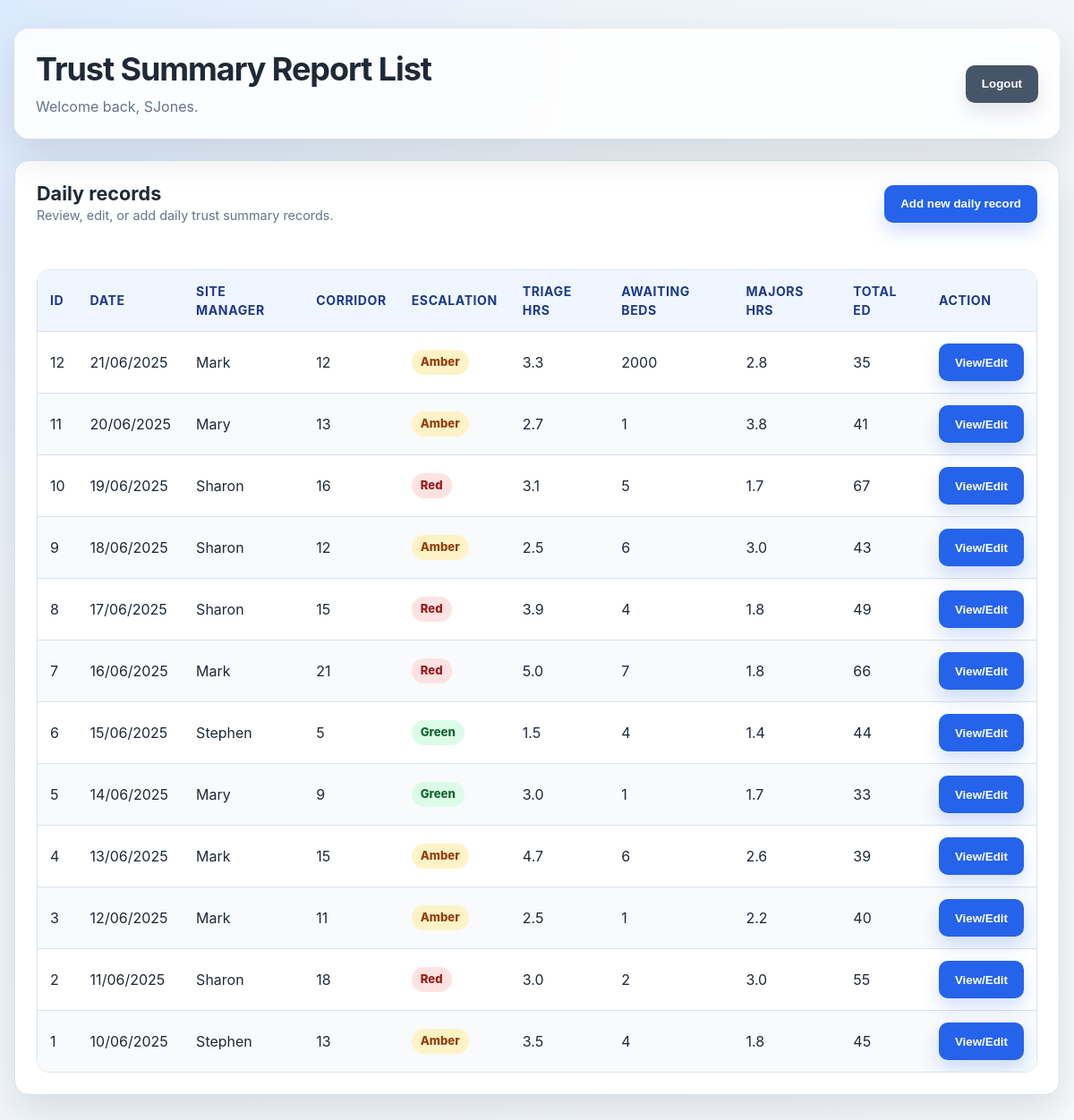
Page /summarylist (signed in) on the committed database.
### tables this page shows
CREATE TABLE DailySummary (
    id INTEGER PRIMARY KEY AUTOINCREMENT,
    dte TEXT NOT NULL ,
    [SiteManager] TEXT,
    [PatientsInCorridor] INTEGER,
    [EscalationLevel] TEXT,
    [TriageTimehrs] REAL,
    [PatientsAwaitingBeds] INTEGER,
    [WaitingTimeMajorshrs] REAL,
    [TotalPatientsED] INTEGER,
    [userid] INTEGER
    );

### main.py (the view)
@app.route('/summarylist')
@check_login
def summarylist():
    db = get_db()
    cur = db.execute('select * from DailySummary order by id desc')
    entries = cur.fetchall()
    return render_template('summarylist.html', username=session['username'], entries=entries)

### main.py (called while the page is built)
def connect_db():
    rv = sqlite3.connect(app.config['DATABASE'])
    rv.row_factory = sqlite3.Row
    return rv

def get_db():
    if not hasattr(g, 'sqlite_db'):
        g.sqlite_db = connect_db()
    return g.sqlite_db

def check_login(f):
    @wraps(f)
    def decorated(*args, **kwargs):
        if "loggedin" not in session:
            return redirect(url_for("login"))
        return f(*args, **kwargs)
    return decorated

### templates/summarylist.html (shortened to what this page needs)
<!DOCTYPE html>
<html lang="en">
<head>
	<link rel="stylesheet" href="{{ url_for('static', filename='style.css') }}">
	<link rel="stylesheet" href="https://use.fontawesome.com/releases/v5.7.1/css/all.css">
</head>
<body>
	<main class="page-shell">
		<header class="page-header">
			<div>
				<h1>Trust Summary Report List</h1>
				<p>Welcome back, {{ username }}.</p>
			</div>
			<form class="inline-form" action="{{ url_for('logout') }}">
				<input class="secondary" type="submit" value="Logout">
			</form>
		</header>
		<section class="card">
			<div class="card-header">
				<div>
					<h2>Daily records</h2>
					<p class="form-hint">Review, edit, or add daily trust summary records.</p>
				</div>
				<form class="inline-form" action="{{ url_for('openadddailyrecord') }}">
					<input type="submit" value="Add new daily record">
				</form>
			</div>
			<div class="msg">{{ msg }}</div>
			{% if entries %}
			<div class="table-wrap">
				<table>
					<thead>
						<tr>
							<th>ID</th>
							<th>Date</th>
							<th>Site Manager</th>
							<th>Corridor</th>
							<th>Escalation</th>
							<th>Triage hrs</th>
							<th>Awaiting Beds</th>
							<th>Majors hrs</th>
							<th>Total ED</th>
							<th>Action</th>
						</tr>
					</thead>
					<tbody>
						{% for entry in entries %}
						<tr>
							<td>{{ entry.id }}</td>
							<td>{{ entry.dte }}</td>
							<td>{{ entry.SiteManager }}</td>
							<td>{{ entry.PatientsInCorridor }}</td>
							<td><span class="status-pill status-{{ entry.EscalationLevel|lower }}">{{ entry.EscalationLevel }}</span></td>
							<td>{{ entry.TriageTimehrs }}</td>
							<td>{{ entry.PatientsAwaitingBeds }}</td>
							<td>{{ entry.WaitingTimeMajorshrs }}</td>
							<td>{{ entry.TotalPatientsED }}</td>
							<td>
								<form class="inline-form" action="{{ url_for('dailydetail', dayid=entry.id) }}">
									<input type="submit" value="View/Edit" id="{{ entry.id }}">
								</form>
							</td>
						</tr>
						{% endfor %}
					</tbody>
				</table>
			</div>
			{% else %}
			<div class="empty-state">No entries found.</div>
			{% endif %}
		</section>
	</main>
</body>
</html>

### static/style.css (style rules this page uses)
:root { --bg: #edf3f8; --surface: #ffffff; --surface-soft: #f8fafc; --text: #1f2937; --muted: #64748b; --border: #d9e2ec; --primary: #2563eb; --primary-dark: #1d4ed8; --danger: #dc2626; --success: #15803d; --shadow: 0 18px 45px rgba(15, 23, 42, 0.12); --radius: 16px; }
* { box-sizing: border-box; }
body { margin: 0; min-height: 100vh; background: radial-gradient(circle at top left, #dbeafe 0, var(--bg) 38%, #f8fafc 100%); color: var(--text); font-family: -apple-system, BlinkMacSystemFont, "Segoe UI", Roboto, Oxygen, Ubuntu, Cantarell, "Helvetica Neue", Arial, sans-serif; font-size: 16px; line-height: 1.5; -webkit-font-smoothing: antialiased; -moz-osx-font-smoothing: grayscale; }
h1, h2 { margin: 0; color: var(--text); line-height: 1.2; }
h1 { font-size: clamp(1.7rem, 3vw, 2.35rem); letter-spacing: -0.03em; }
h2 { font-size: 1.35rem; }
p { margin: 0; }
.page-shell { width: min(1180px, calc(100% - 32px)); margin: 0 auto; padding: 32px 0 48px; }
.page-header { display: flex; align-items: center; justify-content: space-between; gap: 20px; margin-bottom: 24px; padding: 24px; border-radius: var(--radius); background: rgba(255, 255, 255, 0.86); box-shadow: var(--shadow); backdrop-filter: blur(8px); }
.page-header p { margin-top: 8px; color: var(--muted); }
.card { background: var(--surface); border: 1px solid var(--border); border-radius: var(--radius); box-shadow: var(--shadow); padding: 24px; margin-bottom: 24px; }
.card-header { display: flex; justify-content: space-between; align-items: center; gap: 16px; margin-bottom: 18px; }
.msg { min-height: 1.2em; margin: 12px 0; color: var(--danger); font-weight: 600; }
.form-hint { color: var(--muted); font-size: .9rem; }
input[type="submit"], .button { display: inline-flex; align-items: center; justify-content: center; min-height: 42px; border: 0; border-radius: 10px; padding: 10px 18px; background: var(--primary); color: #fff; font-weight: 800; text-decoration: none; cursor: pointer; transition: transform .2s, background-color .2s, box-shadow .2s; box-shadow: 0 10px 20px rgba(37, 99, 235, 0.2); }
.button.secondary, input.secondary { background: #475569; box-shadow: 0 10px 20px rgba(71, 85, 105, 0.15); }
.table-wrap { overflow-x: auto; border: 1px solid var(--border); border-radius: 14px; }
table { width: 100%; border-collapse: collapse; background: #fff; }
th, td { padding: 13px 14px; text-align: left; border-bottom: 1px solid var(--border); vertical-align: middle; }
th { background: #eff6ff; color: #1e3a8a; font-size: .88rem; text-transform: uppercase; letter-spacing: .04em; }
tr:nth-child(even) td { background: #f8fafc; }
tr:last-child td { border-bottom: 0; }
.inline-form { display: inline; }
.status-pill { display: inline-flex; align-items: center; border-radius: 999px; padding: 4px 10px; font-weight: 800; font-size: .82rem; background: #e2e8f0; color: #334155; }
.status-red { background: #fee2e2; color: #991b1b; }
.status-amber { background: #fef3c7; color: #92400e; }
.status-green { background: #dcfce7; color: #166534; }

### rows in the picture
DailySummary: id "12", dte "21/06/2025", SiteManager "Mark", PatientsInCorridor "12", EscalationLevel "Amber", TriageTimehrs "3.3", PatientsAwaitingBeds "2000", WaitingTimeMajorshrs "2.8", TotalPatientsED "35"
DailySummary: id "11", dte "20/06/2025", SiteManager "Mary", PatientsInCorridor "13", EscalationLevel "Amber", TriageTimehrs "2.7", PatientsAwaitingBeds "1", WaitingTimeMajorshrs "3.8", TotalPatientsED "41"
DailySummary: id "10", dte "19/06/2025", SiteManager "Sharon", PatientsInCorridor "16", EscalationLevel "Red", TriageTimehrs "3.1", PatientsAwaitingBeds "5", WaitingTimeMajorshrs "1.7", TotalPatientsED "67"
DailySummary: id "9", dte "18/06/2025", SiteManager "Sharon", PatientsInCorridor "12", EscalationLevel "Amber", TriageTimehrs "2.5", PatientsAwaitingBeds "6", WaitingTimeMajorshrs "3.0", TotalPatientsED "43"
DailySummary: id "8", dte "17/06/2025", SiteManager "Sharon", PatientsInCorridor "15", EscalationLevel "Red", TriageTimehrs "3.9", PatientsAwaitingBeds "4", WaitingTimeMajorshrs "1.8", TotalPatientsED "49"
DailySummary: id "7", dte "16/06/2025", SiteManager "Mark", PatientsInCorridor "21", EscalationLevel "Red", TriageTimehrs "5.0", PatientsAwaitingBeds "7", WaitingTimeMajorshrs "1.8", TotalPatientsED "66"
DailySummary: id "6", dte "15/06/2025", SiteManager "Stephen", PatientsInCorridor "5", EscalationLevel "Green", TriageTimehrs "1.5", PatientsAwaitingBeds "4", WaitingTimeMajorshrs "1.4", TotalPatientsED "44"
DailySummary: id "5", dte "14/06/2025", SiteManager "Mary", PatientsInCorridor "9", EscalationLevel "Green", TriageTimehrs "3.0", PatientsAwaitingBeds "1", WaitingTimeMajorshrs "1.7", TotalPatientsED "33"
DailySummary: id "4", dte "13/06/2025", SiteManager "Mark", PatientsInCorridor "15", EscalationLevel "Amber", TriageTimehrs "4.7", PatientsAwaitingBeds "6", WaitingTimeMajorshrs "2.6", TotalPatientsED "39"
DailySummary: id "3", dte "12/06/2025", SiteManager "Mark", PatientsInCorridor "11", EscalationLevel "Amber", TriageTimehrs "2.5", PatientsAwaitingBeds "1", WaitingTimeMajorshrs "2.2", TotalPatientsED "40"
DailySummary: id "2", dte "11/06/2025", SiteManager "Sharon", PatientsInCorridor "18", EscalationLevel "Red", TriageTimehrs "3.0", PatientsAwaitingBeds "2", WaitingTimeMajorshrs "3.0", TotalPatientsED "55"
DailySummary: id "1", dte "10/06/2025", SiteManager "Stephen", PatientsInCorridor "13", EscalationLevel "Amber", TriageTimehrs "3.5", PatientsAwaitingBeds "4", WaitingTimeMajorshrs "1.8", TotalPatientsED "45"

### other values in the picture
{{ username }} "SJones"
